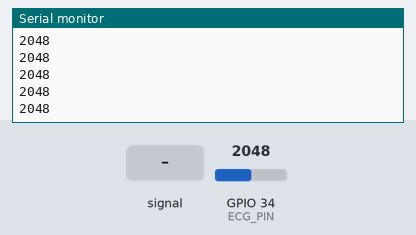
A sketch run on a simulated ESP32. Parts: the last lines printed to the serial monitor. Inputs (shaded band) come from the test bench; at power-on: GPIO 34 (ECG_PIN) = 2048.

Above: at 1.2 s.
1.3 s: GPIO 34 (ECG_PIN) fed a 200 Hz sine of ±327 counts around its level
At 1.8 s:
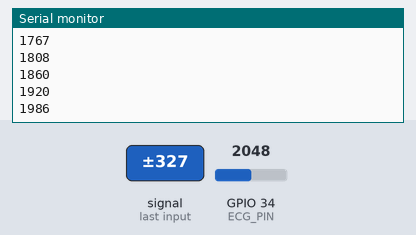
2.8 s: GPIO 34 (ECG_PIN) set to 2866
At 3.7 s:
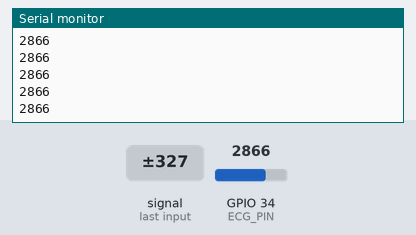
4.3 s: GPIO 34 (ECG_PIN) fed a 1000 Hz sine of ±1023 counts around its level
5.8 s: GPIO 34 (ECG_PIN) set to 2047
At 6.3 s:
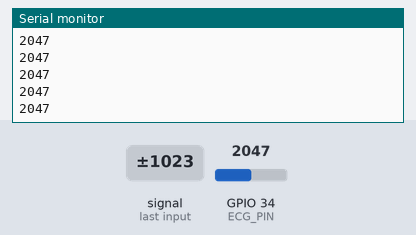
Timing chart, 0 to 8.3 s (numbered marks = the images above; inputs shaded):
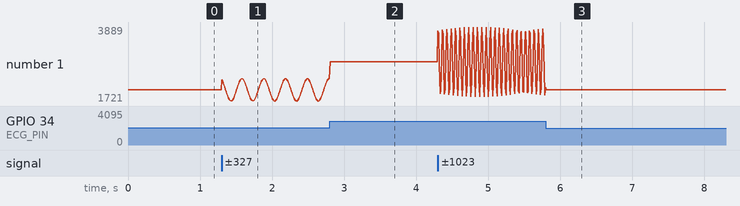

The sketch:

esp32_ecg_reader.ino
```cpp
#define ECG_PIN 34

void setup()
{
    Serial.begin(115200);
}

void loop()
{
    int ecg = analogRead(ECG_PIN);

    Serial.println(ecg);

    delay(10);
}
```

Measured:
- after the input at 1.3 s, the serial monitor: prints a new line at once (image 1)
- plotted number 1: 2048 → 2374 after the input at 1.3 s
